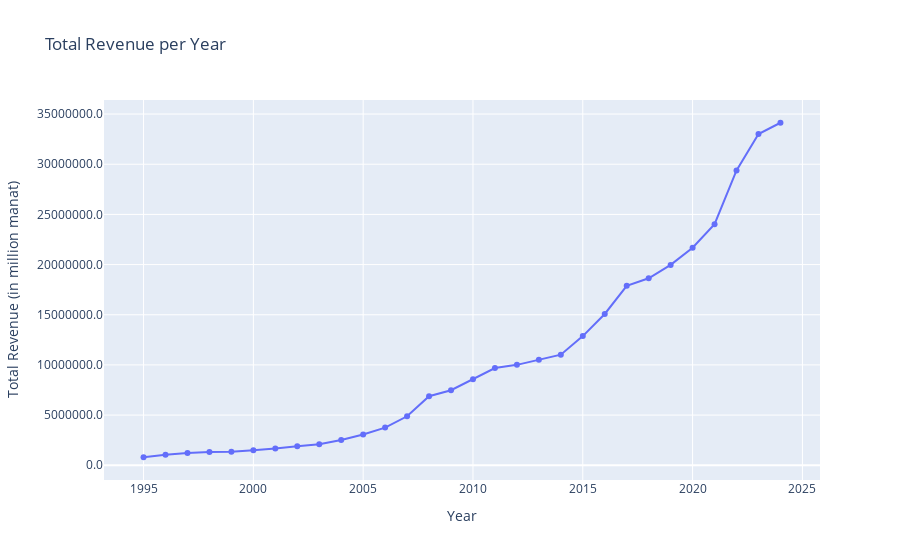

The notebook cell this image was saved under:
### Code cell
fig = px.line(
    rev_year,
    x='year',
    y='total_sales',
    markers=True,
    title='Total Revenue per Year' # to set the title
)

fig.update_layout(
    xaxis_title='Year', # x axis title 
    yaxis_title='Total Revenue (in million manat)', # y axis title 
    xaxis=dict(tickmode='linear', tick0=1995, dtick=5),
    yaxis=dict(
        tickformat='.1f',
        exponentformat='power',
        showexponent='all' # to show values fully
    )
)

fig.show()

### Figure 1 — Plotly figure (JSON) as saved in the notebook; plotly's stock layout.template omitted (floating-point values rounded to 4 significant figures)
{"data": [{"hovertemplate": "year=%{x}<br>total_sales=%{y}<extra></extra>", "legendgroup": "", "line": {"color": "#636efa", "dash": "solid"}, "marker": {"symbol": "circle"}, "mode": "lines+markers", "name": "", "orientation": "v", "showlegend": false, "type": "scatter", "x": [2024, 2023, 2022, 2021, 2020, 2019, 2018, 2017, 2016, 2015, 2014, 2013, 2012, 2011, 2010, 2009, 2008, 2007, 2006, 2005, 2004, 2003, 2002, 2001, 2000, 1999, 1998, 1997, 1996, 1995], "xaxis": "x", "y": [34130000.0, 33010000.0, 29380000.0, 24030000.0, 21680000.0, 19970000.0, 18640000.0, 17880000.0, 15080000.0, 12870000.0, 11020000.0, 10500000.0, 10010000.0, 9693000.0, 8577000.0, 7481000.0, 6879000.0, 4881000.0, 3753000.0, 3068000.0, 2513000.0, 2095000.0, 1902000.0, 1665000.0, 1503000.0, 1346000.0, 1316000.0, 1218000.0, 1044000.0, 799200.0], "yaxis": "y"}], "layout": {"legend": {"tracegroupgap": 0}, "title": {"text": "Total Revenue per Year"}, "xaxis": {"anchor": "y", "domain": [0, 1], "dtick": 5, "tick0": 1995, "tickmode": "linear", "title": {"text": "Year"}}, "yaxis": {"anchor": "x", "domain": [0, 1], "exponentformat": "power", "showexponent": "all", "tickformat": ".1f", "title": {"text": "Total Revenue (in million manat)"}}}}
